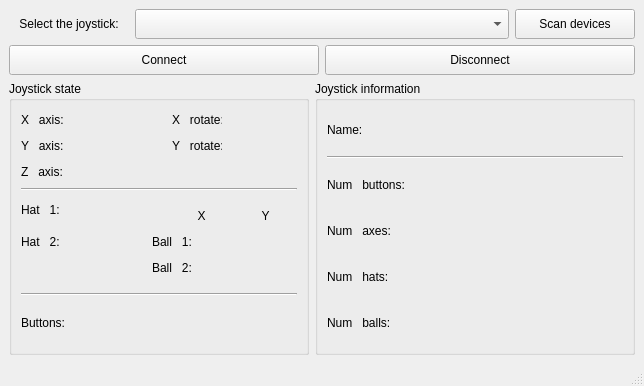
<?xml version="1.0" encoding="UTF-8"?>
<ui version="4.0">
 <class>MainWindow</class>
 <widget class="QMainWindow" name="MainWindow">
  <property name="geometry">
   <rect>
    <x>0</x>
    <y>0</y>
    <width>634</width>
    <height>386</height>
   </rect>
  </property>
  <property name="windowTitle">
   <string>VJoyGUI</string>
  </property>
  <widget class="QWidget" name="centralwidget">
   <layout class="QVBoxLayout" name="verticalLayout">
    <item>
     <layout class="QHBoxLayout" name="horizontalLayout">
      <property name="sizeConstraint">
       <enum>QLayout::SetMinimumSize</enum>
      </property>
      <item>
       <widget class="QLabel" name="selectJoyLabel">
        <property name="maximumSize">
         <size>
          <width>120</width>
          <height>30</height>
         </size>
        </property>
        <property name="text">
         <string>Select the joystick:</string>
        </property>
        <property name="alignment">
         <set>Qt::AlignCenter</set>
        </property>
       </widget>
      </item>
      <item>
       <widget class="QComboBox" name="selectJoyBox">
        <property name="maximumSize">
         <size>
          <width>16777215</width>
          <height>30</height>
         </size>
        </property>
       </widget>
      </item>
      <item>
       <widget class="QPushButton" name="scanDevicesButton">
        <property name="maximumSize">
         <size>
          <width>120</width>
          <height>30</height>
         </size>
        </property>
        <property name="text">
         <string>Scan devices</string>
        </property>
       </widget>
      </item>
     </layout>
    </item>
    <item>
     <layout class="QHBoxLayout" name="horizontalLayout_2">
      <property name="sizeConstraint">
       <enum>QLayout::SetMinimumSize</enum>
      </property>
      <item>
       <widget class="QPushButton" name="connectButton">
        <property name="maximumSize">
         <size>
          <width>16777215</width>
          <height>30</height>
         </size>
        </property>
        <property name="text">
         <string>Connect</string>
        </property>
       </widget>
      </item>
      <item>
       <widget class="QPushButton" name="disconnectButton">
        <property name="maximumSize">
         <size>
          <width>16777215</width>
          <height>30</height>
         </size>
        </property>
        <property name="text">
         <string>Disconnect</string>
        </property>
       </widget>
      </item>
     </layout>
    </item>
    <item>
     <layout class="QHBoxLayout" name="horizontalLayout_3">
      <property name="sizeConstraint">
       <enum>QLayout::SetMaximumSize</enum>
      </property>
      <item>
       <widget class="QGroupBox" name="joyStateBox">
        <property name="minimumSize">
         <size>
          <width>300</width>
          <height>250</height>
         </size>
        </property>
        <property name="maximumSize">
         <size>
          <width>55555</width>
          <height>400</height>
         </size>
        </property>
        <property name="title">
         <string>Joystick state</string>
        </property>
        <layout class="QVBoxLayout" name="verticalLayout_6">
         <property name="sizeConstraint">
          <enum>QLayout::SetMaximumSize</enum>
         </property>
         <item>
          <layout class="QHBoxLayout" name="horizontalLayout_14">
           <item>
            <layout class="QVBoxLayout" name="verticalLayout_4">
             <item>
              <layout class="QHBoxLayout" name="horizontalLayout_9">
               <item>
                <widget class="QLabel" name="xAxisTextLabel">
                 <property name="minimumSize">
                  <size>
                   <width>45</width>
                   <height>0</height>
                  </size>
                 </property>
                 <property name="maximumSize">
                  <size>
                   <width>45</width>
                   <height>16777215</height>
                  </size>
                 </property>
                 <property name="text">
                  <string>X   axis:</string>
                 </property>
                </widget>
               </item>
               <item>
                <spacer name="horizontalSpacer_6">
                 <property name="orientation">
                  <enum>Qt::Horizontal</enum>
                 </property>
                 <property name="sizeHint" stdset="0">
                  <size>
                   <width>40</width>
                   <height>20</height>
                  </size>
                 </property>
                </spacer>
               </item>
               <item>
                <widget class="QLabel" name="xAxisLabel">
                 <property name="minimumSize">
                  <size>
                   <width>45</width>
                   <height>0</height>
                  </size>
                 </property>
                 <property name="maximumSize">
                  <size>
                   <width>45</width>
                   <height>16777215</height>
                  </size>
                 </property>
                 <property name="text">
                  <string/>
                 </property>
                 <property name="alignment">
                  <set>Qt::AlignRight|Qt::AlignTrailing|Qt::AlignVCenter</set>
                 </property>
                </widget>
               </item>
              </layout>
             </item>
             <item>
              <layout class="QHBoxLayout" name="horizontalLayout_10">
               <item>
                <widget class="QLabel" name="yAxisTextLabel">
                 <property name="minimumSize">
                  <size>
                   <width>45</width>
                   <height>0</height>
                  </size>
                 </property>
                 <property name="maximumSize">
                  <size>
                   <width>45</width>
                   <height>16777215</height>
                  </size>
                 </property>
                 <property name="text">
                  <string>Y   axis:</string>
                 </property>
                </widget>
               </item>
               <item>
                <spacer name="horizontalSpacer_7">
                 <property name="orientation">
                  <enum>Qt::Horizontal</enum>
                 </property>
                 <property name="sizeHint" stdset="0">
                  <size>
                   <width>40</width>
                   <height>20</height>
                  </size>
                 </property>
                </spacer>
               </item>
               <item>
                <widget class="QLabel" name="yAxisLabel">
                 <property name="minimumSize">
                  <size>
                   <width>45</width>
                   <height>0</height>
                  </size>
                 </property>
                 <property name="maximumSize">
                  <size>
                   <width>45</width>
                   <height>16777215</height>
                  </size>
                 </property>
                 <property name="text">
                  <string/>
                 </property>
                 <property name="alignment">
                  <set>Qt::AlignRight|Qt::AlignTrailing|Qt::AlignVCenter</set>
                 </property>
                </widget>
               </item>
              </layout>
             </item>
             <item>
              <layout class="QHBoxLayout" name="horizontalLayout_11">
               <item>
                <widget class="QLabel" name="zAxisTextLabel">
                 <property name="minimumSize">
                  <size>
                   <width>45</width>
                   <height>0</height>
                  </size>
                 </property>
                 <property name="maximumSize">
                  <size>
                   <width>45</width>
                   <height>16777215</height>
                  </size>
                 </property>
                 <property name="text">
                  <string>Z   axis:</string>
                 </property>
                </widget>
               </item>
               <item>
                <spacer name="horizontalSpacer_8">
                 <property name="orientation">
                  <enum>Qt::Horizontal</enum>
                 </property>
                 <property name="sizeHint" stdset="0">
                  <size>
                   <width>40</width>
                   <height>20</height>
                  </size>
                 </property>
                </spacer>
               </item>
               <item>
                <widget class="QLabel" name="zAxisLabel">
                 <property name="minimumSize">
                  <size>
                   <width>45</width>
                   <height>0</height>
                  </size>
                 </property>
                 <property name="maximumSize">
                  <size>
                   <width>45</width>
                   <height>16777215</height>
                  </size>
                 </property>
                 <property name="text">
                  <string/>
                 </property>
                 <property name="alignment">
                  <set>Qt::AlignRight|Qt::AlignTrailing|Qt::AlignVCenter</set>
                 </property>
                </widget>
               </item>
              </layout>
             </item>
            </layout>
           </item>
           <item>
            <spacer name="horizontalSpacer_12">
             <property name="orientation">
              <enum>Qt::Horizontal</enum>
             </property>
             <property name="sizeHint" stdset="0">
              <size>
               <width>40</width>
               <height>20</height>
              </size>
             </property>
            </spacer>
           </item>
           <item>
            <layout class="QVBoxLayout" name="verticalLayout_3">
             <item>
              <layout class="QHBoxLayout" name="horizontalLayout_12">
               <item>
                <widget class="QLabel" name="xRotateTextLabel">
                 <property name="minimumSize">
                  <size>
                   <width>50</width>
                   <height>0</height>
                  </size>
                 </property>
                 <property name="maximumSize">
                  <size>
                   <width>45</width>
                   <height>16777215</height>
                  </size>
                 </property>
                 <property name="text">
                  <string>X   rotate:</string>
                 </property>
                </widget>
               </item>
               <item>
                <spacer name="horizontalSpacer_9">
                 <property name="orientation">
                  <enum>Qt::Horizontal</enum>
                 </property>
                 <property name="sizeHint" stdset="0">
                  <size>
                   <width>40</width>
                   <height>20</height>
                  </size>
                 </property>
                </spacer>
               </item>
               <item>
                <widget class="QLabel" name="xRotateLabel">
                 <property name="minimumSize">
                  <size>
                   <width>45</width>
                   <height>0</height>
                  </size>
                 </property>
                 <property name="maximumSize">
                  <size>
                   <width>45</width>
                   <height>16777215</height>
                  </size>
                 </property>
                 <property name="text">
                  <string/>
                 </property>
                 <property name="alignment">
                  <set>Qt::AlignRight|Qt::AlignTrailing|Qt::AlignVCenter</set>
                 </property>
                </widget>
               </item>
              </layout>
             </item>
             <item>
              <layout class="QHBoxLayout" name="horizontalLayout_13">
               <item>
                <widget class="QLabel" name="yRotateTextLabel">
                 <property name="minimumSize">
                  <size>
                   <width>50</width>
                   <height>0</height>
                  </size>
                 </property>
                 <property name="maximumSize">
                  <size>
                   <width>50</width>
                   <height>16777215</height>
                  </size>
                 </property>
                 <property name="text">
                  <string>Y   rotate:</string>
                 </property>
                </widget>
               </item>
               <item>
                <spacer name="horizontalSpacer_10">
                 <property name="orientation">
                  <enum>Qt::Horizontal</enum>
                 </property>
                 <property name="sizeHint" stdset="0">
                  <size>
                   <width>40</width>
                   <height>20</height>
                  </size>
                 </property>
                </spacer>
               </item>
               <item>
                <widget class="QLabel" name="yRotateLabel">
                 <property name="minimumSize">
                  <size>
                   <width>45</width>
                   <height>0</height>
                  </size>
                 </property>
                 <property name="maximumSize">
                  <size>
                   <width>45</width>
                   <height>16777215</height>
                  </size>
                 </property>
                 <property name="text">
                  <string/>
                 </property>
                 <property name="alignment">
                  <set>Qt::AlignRight|Qt::AlignTrailing|Qt::AlignVCenter</set>
                 </property>
                </widget>
               </item>
              </layout>
             </item>
             <item>
              <widget class="QLabel" name="label_10">
               <property name="text">
                <string/>
               </property>
              </widget>
             </item>
            </layout>
           </item>
          </layout>
         </item>
         <item>
          <widget class="Line" name="line_4">
           <property name="orientation">
            <enum>Qt::Horizontal</enum>
           </property>
          </widget>
         </item>
         <item>
          <layout class="QHBoxLayout" name="horizontalLayout_16">
           <item>
            <layout class="QVBoxLayout" name="verticalLayout_7">
             <item>
              <layout class="QHBoxLayout" name="horizontalLayout_21">
               <item>
                <widget class="QLabel" name="hat1TextLabel">
                 <property name="minimumSize">
                  <size>
                   <width>45</width>
                   <height>0</height>
                  </size>
                 </property>
                 <property name="maximumSize">
                  <size>
                   <width>45</width>
                   <height>16777215</height>
                  </size>
                 </property>
                 <property name="text">
                  <string>Hat   1: </string>
                 </property>
                </widget>
               </item>
               <item>
                <spacer name="horizontalSpacer_18">
                 <property name="orientation">
                  <enum>Qt::Horizontal</enum>
                 </property>
                 <property name="sizeHint" stdset="0">
                  <size>
                   <width>40</width>
                   <height>20</height>
                  </size>
                 </property>
                </spacer>
               </item>
               <item>
                <widget class="QLabel" name="hat1Label">
                 <property name="minimumSize">
                  <size>
                   <width>65</width>
                   <height>0</height>
                  </size>
                 </property>
                 <property name="maximumSize">
                  <size>
                   <width>65</width>
                   <height>16777215</height>
                  </size>
                 </property>
                 <property name="text">
                  <string/>
                 </property>
                 <property name="alignment">
                  <set>Qt::AlignRight|Qt::AlignTrailing|Qt::AlignVCenter</set>
                 </property>
                </widget>
               </item>
              </layout>
             </item>
             <item>
              <layout class="QHBoxLayout" name="horizontalLayout_22">
               <item>
                <widget class="QLabel" name="hat2TextLabel">
                 <property name="minimumSize">
                  <size>
                   <width>45</width>
                   <height>0</height>
                  </size>
                 </property>
                 <property name="maximumSize">
                  <size>
                   <width>45</width>
                   <height>16777215</height>
                  </size>
                 </property>
                 <property name="text">
                  <string>Hat   2:  </string>
                 </property>
                </widget>
               </item>
               <item>
                <spacer name="horizontalSpacer_19">
                 <property name="orientation">
                  <enum>Qt::Horizontal</enum>
                 </property>
                 <property name="sizeHint" stdset="0">
                  <size>
                   <width>40</width>
                   <height>20</height>
                  </size>
                 </property>
                </spacer>
               </item>
               <item>
                <widget class="QLabel" name="hat2Label">
                 <property name="minimumSize">
                  <size>
                   <width>65</width>
                   <height>0</height>
                  </size>
                 </property>
                 <property name="maximumSize">
                  <size>
                   <width>65</width>
                   <height>16777215</height>
                  </size>
                 </property>
                 <property name="text">
                  <string/>
                 </property>
                 <property name="alignment">
                  <set>Qt::AlignRight|Qt::AlignTrailing|Qt::AlignVCenter</set>
                 </property>
                </widget>
               </item>
              </layout>
             </item>
             <item>
              <widget class="QLabel" name="label_12">
               <property name="text">
                <string/>
               </property>
              </widget>
             </item>
            </layout>
           </item>
           <item>
            <spacer name="horizontalSpacer_26">
             <property name="orientation">
              <enum>Qt::Horizontal</enum>
             </property>
             <property name="sizeHint" stdset="0">
              <size>
               <width>40</width>
               <height>20</height>
              </size>
             </property>
            </spacer>
           </item>
           <item>
            <widget class="QWidget" name="ballWidget" native="true">
             <layout class="QVBoxLayout" name="verticalLayout_5">
              <item>
               <layout class="QHBoxLayout" name="horizontalLayout_15">
                <item>
                 <spacer name="horizontalSpacer_22">
                  <property name="orientation">
                   <enum>Qt::Horizontal</enum>
                  </property>
                  <property name="sizeHint" stdset="0">
                   <size>
                    <width>40</width>
                    <height>20</height>
                   </size>
                  </property>
                 </spacer>
                </item>
                <item>
                 <spacer name="horizontalSpacer_17">
                  <property name="orientation">
                   <enum>Qt::Horizontal</enum>
                  </property>
                  <property name="sizeHint" stdset="0">
                   <size>
                    <width>40</width>
                    <height>20</height>
                   </size>
                  </property>
                 </spacer>
                </item>
                <item>
                 <widget class="QLabel" name="ballXTextLabel">
                  <property name="minimumSize">
                   <size>
                    <width>45</width>
                    <height>0</height>
                   </size>
                  </property>
                  <property name="maximumSize">
                   <size>
                    <width>45</width>
                    <height>16777215</height>
                   </size>
                  </property>
                  <property name="text">
                   <string>X</string>
                  </property>
                  <property name="alignment">
                   <set>Qt::AlignCenter</set>
                  </property>
                 </widget>
                </item>
                <item>
                 <spacer name="horizontalSpacer_25">
                  <property name="orientation">
                   <enum>Qt::Horizontal</enum>
                  </property>
                  <property name="sizeHint" stdset="0">
                   <size>
                    <width>40</width>
                    <height>20</height>
                   </size>
                  </property>
                 </spacer>
                </item>
                <item>
                 <widget class="QLabel" name="ballYTextLabel">
                  <property name="minimumSize">
                   <size>
                    <width>45</width>
                    <height>0</height>
                   </size>
                  </property>
                  <property name="maximumSize">
                   <size>
                    <width>45</width>
                    <height>16777215</height>
                   </size>
                  </property>
                  <property name="text">
                   <string>Y</string>
                  </property>
                  <property name="alignment">
                   <set>Qt::AlignCenter</set>
                  </property>
                 </widget>
                </item>
               </layout>
              </item>
              <item>
               <layout class="QHBoxLayout" name="horizontalLayout_23">
                <item>
                 <widget class="QLabel" name="ball1TextLabel">
                  <property name="minimumSize">
                   <size>
                    <width>45</width>
                    <height>0</height>
                   </size>
                  </property>
                  <property name="maximumSize">
                   <size>
                    <width>45</width>
                    <height>16777215</height>
                   </size>
                  </property>
                  <property name="text">
                   <string>Ball   1:</string>
                  </property>
                 </widget>
                </item>
                <item>
                 <spacer name="horizontalSpacer_20">
                  <property name="orientation">
                   <enum>Qt::Horizontal</enum>
                  </property>
                  <property name="sizeHint" stdset="0">
                   <size>
                    <width>40</width>
                    <height>20</height>
                   </size>
                  </property>
                 </spacer>
                </item>
                <item>
                 <widget class="QLabel" name="ball1XLabel">
                  <property name="minimumSize">
                   <size>
                    <width>45</width>
                    <height>0</height>
                   </size>
                  </property>
                  <property name="maximumSize">
                   <size>
                    <width>45</width>
                    <height>16777215</height>
                   </size>
                  </property>
                  <property name="text">
                   <string/>
                  </property>
                  <property name="alignment">
                   <set>Qt::AlignRight|Qt::AlignTrailing|Qt::AlignVCenter</set>
                  </property>
                 </widget>
                </item>
                <item>
                 <spacer name="horizontalSpacer_15">
                  <property name="orientation">
                   <enum>Qt::Horizontal</enum>
                  </property>
                  <property name="sizeHint" stdset="0">
                   <size>
                    <width>40</width>
                    <height>20</height>
                   </size>
                  </property>
                 </spacer>
                </item>
                <item>
                 <widget class="QLabel" name="ball1YLabel">
                  <property name="minimumSize">
                   <size>
                    <width>45</width>
                    <height>0</height>
                   </size>
                  </property>
                  <property name="maximumSize">
                   <size>
                    <width>45</width>
                    <height>16777215</height>
                   </size>
                  </property>
                  <property name="text">
                   <string/>
                  </property>
                  <property name="alignment">
                   <set>Qt::AlignRight|Qt::AlignTrailing|Qt::AlignVCenter</set>
                  </property>
                 </widget>
                </item>
               </layout>
              </item>
              <item>
               <layout class="QHBoxLayout" name="horizontalLayout_24">
                <item>
                 <widget class="QLabel" name="ball2TextLabel">
                  <property name="minimumSize">
                   <size>
                    <width>45</width>
                    <height>0</height>
                   </size>
                  </property>
                  <property name="maximumSize">
                   <size>
                    <width>45</width>
                    <height>16777215</height>
                   </size>
                  </property>
                  <property name="text">
                   <string>Ball   2:</string>
                  </property>
                 </widget>
                </item>
                <item>
                 <spacer name="horizontalSpacer_21">
                  <property name="orientation">
                   <enum>Qt::Horizontal</enum>
                  </property>
                  <property name="sizeHint" stdset="0">
                   <size>
                    <width>40</width>
                    <height>20</height>
                   </size>
                  </property>
                 </spacer>
                </item>
                <item>
                 <widget class="QLabel" name="ball2XLabel">
                  <property name="minimumSize">
                   <size>
                    <width>45</width>
                    <height>0</height>
                   </size>
                  </property>
                  <property name="maximumSize">
                   <size>
                    <width>45</width>
                    <height>16777215</height>
                   </size>
                  </property>
                  <property name="text">
                   <string/>
                  </property>
                  <property name="alignment">
                   <set>Qt::AlignRight|Qt::AlignTrailing|Qt::AlignVCenter</set>
                  </property>
                 </widget>
                </item>
                <item>
                 <spacer name="horizontalSpacer_16">
                  <property name="orientation">
                   <enum>Qt::Horizontal</enum>
                  </property>
                  <property name="sizeHint" stdset="0">
                   <size>
                    <width>40</width>
                    <height>20</height>
                   </size>
                  </property>
                 </spacer>
                </item>
                <item>
                 <widget class="QLabel" name="ball2YLabel">
                  <property name="minimumSize">
                   <size>
                    <width>45</width>
                    <height>0</height>
                   </size>
                  </property>
                  <property name="maximumSize">
                   <size>
                    <width>45</width>
                    <height>16777215</height>
                   </size>
                  </property>
                  <property name="text">
                   <string/>
                  </property>
                  <property name="alignment">
                   <set>Qt::AlignRight|Qt::AlignTrailing|Qt::AlignVCenter</set>
                  </property>
                 </widget>
                </item>
               </layout>
              </item>
             </layout>
            </widget>
           </item>
          </layout>
         </item>
         <item>
          <widget class="Line" name="line_3">
           <property name="orientation">
            <enum>Qt::Horizontal</enum>
           </property>
          </widget>
         </item>
         <item>
          <layout class="QHBoxLayout" name="horizontalLayout_25">
           <item>
            <widget class="QLabel" name="buttonTextLabel">
             <property name="minimumSize">
              <size>
               <width>60</width>
               <height>0</height>
              </size>
             </property>
             <property name="maximumSize">
              <size>
               <width>60</width>
               <height>16777215</height>
              </size>
             </property>
             <property name="text">
              <string>Buttons:</string>
             </property>
            </widget>
           </item>
           <item>
            <widget class="QLabel" name="buttonLabel">
             <property name="text">
              <string/>
             </property>
             <property name="alignment">
              <set>Qt::AlignCenter</set>
             </property>
            </widget>
           </item>
          </layout>
         </item>
        </layout>
       </widget>
      </item>
      <item>
       <widget class="QGroupBox" name="joyInfoBox">
        <property name="minimumSize">
         <size>
          <width>320</width>
          <height>250</height>
         </size>
        </property>
        <property name="maximumSize">
         <size>
          <width>400</width>
          <height>5000</height>
         </size>
        </property>
        <property name="title">
         <string>Joystick information</string>
        </property>
        <layout class="QVBoxLayout" name="verticalLayout_2">
         <item>
          <layout class="QHBoxLayout" name="horizontalLayout_4">
           <item>
            <widget class="QLabel" name="nameTextLabel">
             <property name="text">
              <string>Name:</string>
             </property>
            </widget>
           </item>
           <item>
            <widget class="QLabel" name="nameLabel">
             <property name="minimumSize">
              <size>
               <width>30</width>
               <height>0</height>
              </size>
             </property>
             <property name="text">
              <string/>
             </property>
             <property name="alignment">
              <set>Qt::AlignRight|Qt::AlignTrailing|Qt::AlignVCenter</set>
             </property>
            </widget>
           </item>
          </layout>
         </item>
         <item>
          <widget class="Line" name="line">
           <property name="orientation">
            <enum>Qt::Horizontal</enum>
           </property>
          </widget>
         </item>
         <item>
          <layout class="QHBoxLayout" name="horizontalLayout_5">
           <item>
            <widget class="QLabel" name="numButtonsTextLabel">
             <property name="text">
              <string>Num   buttons:</string>
             </property>
            </widget>
           </item>
           <item>
            <spacer name="horizontalSpacer_2">
             <property name="orientation">
              <enum>Qt::Horizontal</enum>
             </property>
             <property name="sizeHint" stdset="0">
              <size>
               <width>40</width>
               <height>20</height>
              </size>
             </property>
            </spacer>
           </item>
           <item>
            <widget class="QLabel" name="numButtonsLabel">
             <property name="minimumSize">
              <size>
               <width>30</width>
               <height>0</height>
              </size>
             </property>
             <property name="text">
              <string/>
             </property>
             <property name="alignment">
              <set>Qt::AlignRight|Qt::AlignTrailing|Qt::AlignVCenter</set>
             </property>
            </widget>
           </item>
          </layout>
         </item>
         <item>
          <layout class="QHBoxLayout" name="horizontalLayout_6">
           <item>
            <widget class="QLabel" name="numAxesTextLabel">
             <property name="text">
              <string>Num   axes:</string>
             </property>
            </widget>
           </item>
           <item>
            <spacer name="horizontalSpacer_3">
             <property name="orientation">
              <enum>Qt::Horizontal</enum>
             </property>
             <property name="sizeHint" stdset="0">
              <size>
               <width>40</width>
               <height>20</height>
              </size>
             </property>
            </spacer>
           </item>
           <item>
            <widget class="QLabel" name="numAxesLabel">
             <property name="minimumSize">
              <size>
               <width>30</width>
               <height>0</height>
              </size>
             </property>
             <property name="text">
              <string/>
             </property>
             <property name="alignment">
              <set>Qt::AlignRight|Qt::AlignTrailing|Qt::AlignVCenter</set>
             </property>
            </widget>
           </item>
          </layout>
         </item>
         <item>
          <layout class="QHBoxLayout" name="horizontalLayout_7">
           <item>
            <widget class="QLabel" name="numHatsTextLabel">
             <property name="text">
              <string>Num   hats:</string>
             </property>
            </widget>
           </item>
           <item>
            <spacer name="horizontalSpacer_4">
             <property name="orientation">
              <enum>Qt::Horizontal</enum>
             </property>
             <property name="sizeHint" stdset="0">
              <size>
               <width>40</width>
               <height>20</height>
              </size>
             </property>
            </spacer>
           </item>
           <item>
            <widget class="QLabel" name="numHatsLabel">
             <property name="minimumSize">
              <size>
               <width>30</width>
               <height>0</height>
              </size>
             </property>
             <property name="text">
              <string/>
             </property>
             <property name="alignment">
              <set>Qt::AlignRight|Qt::AlignTrailing|Qt::AlignVCenter</set>
             </property>
            </widget>
           </item>
          </layout>
         </item>
         <item>
          <layout class="QHBoxLayout" name="horizontalLayout_8">
           <item>
            <widget class="QLabel" name="numBallsTextLabel">
             <property name="text">
              <string>Num   balls:</string>
             </property>
            </widget>
           </item>
           <item>
            <spacer name="horizontalSpacer_5">
             <property name="orientation">
              <enum>Qt::Horizontal</enum>
             </property>
             <property name="sizeHint" stdset="0">
              <size>
               <width>40</width>
               <height>20</height>
              </size>
             </property>
            </spacer>
           </item>
           <item>
            <widget class="QLabel" name="numBallsLabel">
             <property name="minimumSize">
              <size>
               <width>30</width>
               <height>0</height>
              </size>
             </property>
             <property name="text">
              <string/>
             </property>
             <property name="alignment">
              <set>Qt::AlignRight|Qt::AlignTrailing|Qt::AlignVCenter</set>
             </property>
            </widget>
           </item>
          </layout>
         </item>
        </layout>
       </widget>
      </item>
     </layout>
    </item>
   </layout>
  </widget>
  <widget class="QStatusBar" name="statusbar"/>
  <widget class="QMenuBar" name="menubar">
   <property name="geometry">
    <rect>
     <x>0</x>
     <y>0</y>
     <width>634</width>
     <height>20</height>
    </rect>
   </property>
  </widget>
  <action name="actionAbout">
   <property name="text">
    <string>About</string>
   </property>
  </action>
 </widget>
 <resources/>
 <connections/>
</ui>
